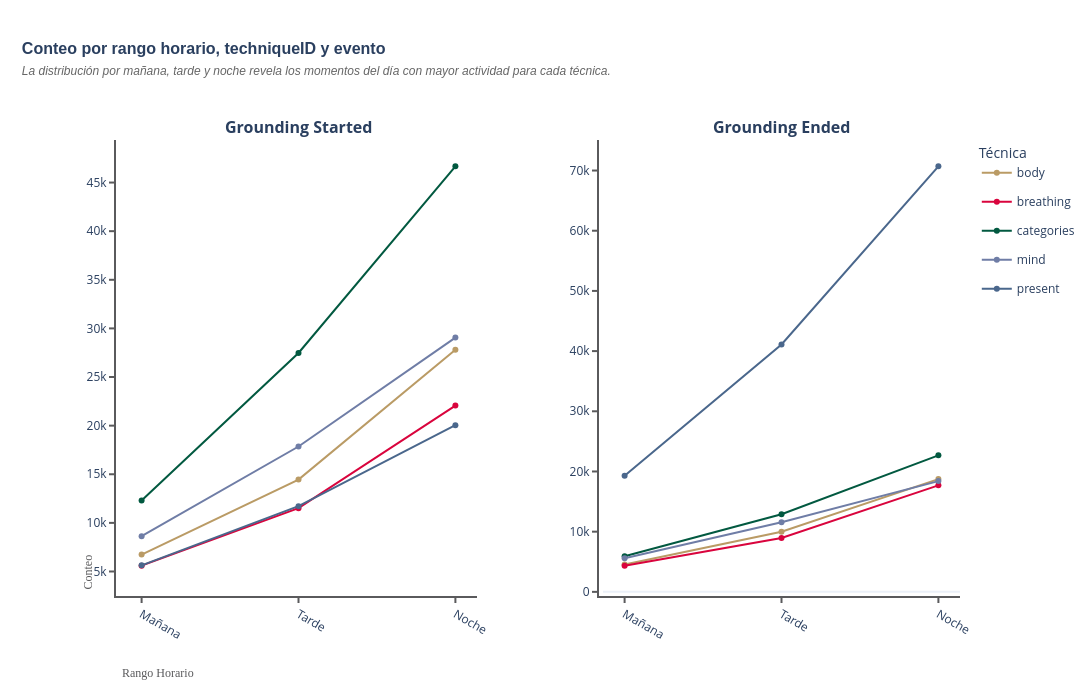

Notebook code for this chart:
### Code cell
#? 4. Exploracion visual de la distribucion de eventos por hora del dia (agregada como manana, tarde o noche) y tipo de evento

from plotly.subplots import make_subplots
import plotly.graph_objects as go

#? 4.1 Crear columna time_of_day_range basada en una categorizacion horaria
def categorize_time_of_day(hour):
    if 6 <= hour < 12:
        return 'Mañana'
    elif 12 <= hour < 19:
        return 'Tarde'
    else:
        return 'Noche'

#? 4.2 Creamos la columna en base de un apply a la hora
data_cleaned['time_of_day_range'] = data_cleaned['hora'].apply(categorize_time_of_day)

#? Orden para el eje x
orden_tiempo = ['Mañana', 'Tarde', 'Noche']

#? Agregacion por rango de tiempo y techniqueID
agrupacion_tiempo_tech = (
    data_cleaned.groupby(['time_of_day_range', 'techniqueID'])[['Grounding Started', 'Grounding Ended']]
    .sum()
    .reset_index()
)

events = ['Grounding Started', 'Grounding Ended']
fig = make_subplots(
    rows=1, cols=2,
    subplot_titles=[f'<b>{e}</b>' for e in events],
    horizontal_spacing=0.15
)

techniques = agrupacion_tiempo_tech['techniqueID'].unique()
shown_legends = set()

for col_idx, event in enumerate(events, start=1):
    for tech in techniques:
        tech_data = (agrupacion_tiempo_tech[agrupacion_tiempo_tech['techniqueID'] == tech]
                     .set_index('time_of_day_range')
                     .reindex(orden_tiempo)
                     .reset_index())
        show_legend = tech not in shown_legends
        shown_legends.add(tech)
        fig.add_trace(
            go.Scatter(
                x=tech_data['time_of_day_range'],
                y=tech_data[event],
                mode='lines+markers',
                name=tech,
                legendgroup=tech,
                showlegend=show_legend,
                line=dict(color=TECHNIQUE_COLORS.get(tech)),
                hovertemplate=f"%{{x}}<br>Eventos: %{{y:,.0f}}<br>Técnica: {tech}<extra></extra>"
            ),
            row=1, col=col_idx
        )

apply_dashboard_theme(
    fig,
    'Conteo por rango horario, techniqueID y evento',
    'La distribución por mañana, tarde y noche revela los momentos del día con mayor actividad para cada técnica.',
    height=680,
)
apply_dashboard_axes(fig, x_label='Rango Horario', y_label='Conteo', x_axis_label_distance=-0.2, y_axis_label_distance=-0.05)
fig.update_layout(legend_title='Técnica', hovermode='closest')
fig.show()

### Figure 1 — Plotly figure (JSON) as saved in the notebook; plotly's stock layout.template omitted (floating-point values rounded to 4 significant figures)
{"data": [{"hovertemplate": "%{x}<br>Eventos: %{y:,.0f}<br>Técnica: body<extra></extra>", "legendgroup": "body", "line": {"color": "#BA9B65"}, "mode": "lines+markers", "name": "body", "showlegend": true, "x": ["Mañana", "Tarde", "Noche"], "y": [6736, 14453, 27800], "type": "scatter", "xaxis": "x", "yaxis": "y"}, {"hovertemplate": "%{x}<br>Eventos: %{y:,.0f}<br>Técnica: breathing<extra></extra>", "legendgroup": "breathing", "line": {"color": "#D9043D"}, "mode": "lines+markers", "name": "breathing", "showlegend": true, "x": ["Mañana", "Tarde", "Noche"], "y": [5601, 11513, 22059], "type": "scatter", "xaxis": "x", "yaxis": "y"}, {"hovertemplate": "%{x}<br>Eventos: %{y:,.0f}<br>Técnica: categories<extra></extra>", "legendgroup": "categories", "line": {"color": "#025940"}, "mode": "lines+markers", "name": "categories", "showlegend": true, "x": ["Mañana", "Tarde", "Noche"], "y": [12297, 27470, 46666], "type": "scatter", "xaxis": "x", "yaxis": "y"}, {"hovertemplate": "%{x}<br>Eventos: %{y:,.0f}<br>Técnica: mind<extra></extra>", "legendgroup": "mind", "line": {"color": "#6F7DA6"}, "mode": "lines+markers", "name": "mind", "showlegend": true, "x": ["Mañana", "Tarde", "Noche"], "y": [8630, 17854, 29055], "type": "scatter", "xaxis": "x", "yaxis": "y"}, {"hovertemplate": "%{x}<br>Eventos: %{y:,.0f}<br>Técnica: present<extra></extra>", "legendgroup": "present", "line": {"color": "#4A678C"}, "mode": "lines+markers", "name": "present", "showlegend": true, "x": ["Mañana", "Tarde", "Noche"], "y": [5635, 11719, 20048], "type": "scatter", "xaxis": "x", "yaxis": "y"}, {"hovertemplate": "%{x}<br>Eventos: %{y:,.0f}<br>Técnica: body<extra></extra>", "legendgroup": "body", "line": {"color": "#BA9B65"}, "mode": "lines+markers", "name": "body", "showlegend": false, "x": ["Mañana", "Tarde", "Noche"], "y": [4556, 10001, 18736], "type": "scatter", "xaxis": "x2", "yaxis": "y2"}, {"hovertemplate": "%{x}<br>Eventos: %{y:,.0f}<br>Técnica: breathing<extra></extra>", "legendgroup": "breathing", "line": {"color": "#D9043D"}, "mode": "lines+markers", "name": "breathing", "showlegend": false, "x": ["Mañana", "Tarde", "Noche"], "y": [4355, 8964, 17700], "type": "scatter", "xaxis": "x2", "yaxis": "y2"}, {"hovertemplate": "%{x}<br>Eventos: %{y:,.0f}<br>Técnica: categories<extra></extra>", "legendgroup": "categories", "line": {"color": "#025940"}, "mode": "lines+markers", "name": "categories", "showlegend": false, "x": ["Mañana", "Tarde", "Noche"], "y": [5923, 12892, 22682], "type": "scatter", "xaxis": "x2", "yaxis": "y2"}, {"hovertemplate": "%{x}<br>Eventos: %{y:,.0f}<br>Técnica: mind<extra></extra>", "legendgroup": "mind", "line": {"color": "#6F7DA6"}, "mode": "lines+markers", "name": "mind", "showlegend": false, "x": ["Mañana", "Tarde", "Noche"], "y": [5600, 11581, 18399], "type": "scatter", "xaxis": "x2", "yaxis": "y2"}, {"hovertemplate": "%{x}<br>Eventos: %{y:,.0f}<br>Técnica: present<extra></extra>", "legendgroup": "present", "line": {"color": "#4A678C"}, "mode": "lines+markers", "name": "present", "showlegend": false, "x": ["Mañana", "Tarde", "Noche"], "y": [19302, 41102, 70694], "type": "scatter", "xaxis": "x2", "yaxis": "y2"}], "layout": {"xaxis": {"anchor": "y", "domain": [0.0, 0.425], "showgrid": false, "title": {"text": ""}, "showline": true, "linewidth": 2, "linecolor": "#5A5A5C", "tickangle": 30, "ticks": "outside", "tickwidth": 2, "tickcolor": "#5A5A5C"}, "yaxis": {"anchor": "x", "domain": [0.0, 1.0], "showgrid": false, "title": {"text": ""}, "showline": true, "linewidth": 2, "linecolor": "#5A5A5C", "ticks": "outside", "tickwidth": 2, "tickcolor": "#5A5A5C"}, "xaxis2": {"anchor": "y2", "domain": [0.575, 1.0], "showgrid": false, "title": {"text": ""}, "showline": true, "linewidth": 2, "linecolor": "#5A5A5C", "tickangle": 30, "ticks": "outside", "tickwidth": 2, "tickcolor": "#5A5A5C"}, "yaxis2": {"anchor": "x2", "domain": [0.0, 1.0], "showgrid": false, "title": {"text": ""}, "showline": true, "linewidth": 2, "linecolor": "#5A5A5C", "ticks": "outside", "tickwidth": 2, "tickcolor": "#5A5A5C"}, "annotations": [{"font": {"size": 16}, "showarrow": false, "text": "<b>Grounding Started</b>", "x": 0.2125, "xanchor": "center", "xref": "paper", "y": 1.0, "yanchor": "bottom", "yref": "paper"}, {"font": {"size": 16}, "showarrow": false, "text": "<b>Grounding Ended</b>", "x": 0.7875, "xanchor": "center", "xref": "paper", "y": 1.0, "yanchor": "bottom", "yref": "paper"}, {"font": {"color": "#5A5A5C", "family": "Arial Black", "size": 12}, "showarrow": false, "text": "Rango Horario", "x": 0, "xanchor": "left", "xref": "paper", "y": -0.2, "yanchor": "bottom", "yref": "paper"}, {"font": {"color": "#5A5A5C", "family": "Arial Black", "size": 12}, "showarrow": false, "text": "Conteo", "textangle": -90, "x": -0.05, "xanchor": "left", "xref": "paper", "y": 0, "yanchor": "bottom", "yref": "paper"}], "title": {"font": {"size": 16, "family": "Arial"}, "text": "<b>Conteo por rango horario, techniqueID y evento</b><br><i><span style='font-size:12px;font-weight:200;color:#666'>La distribución por mañana, tarde y noche revela los momentos del día con mayor actividad para cada técnica.</span></i>", "x": 0.02, "xanchor": "left", "y": 0.92}, "margin": {"l": 120, "r": 120, "b": 70, "t": 140, "pad": 4}, "autosize": false, "width": 1200, "height": 680, "paper_bgcolor": "white", "plot_bgcolor": "white", "legend": {"title": {"text": "Técnica"}}, "hovermode": "closest"}}
